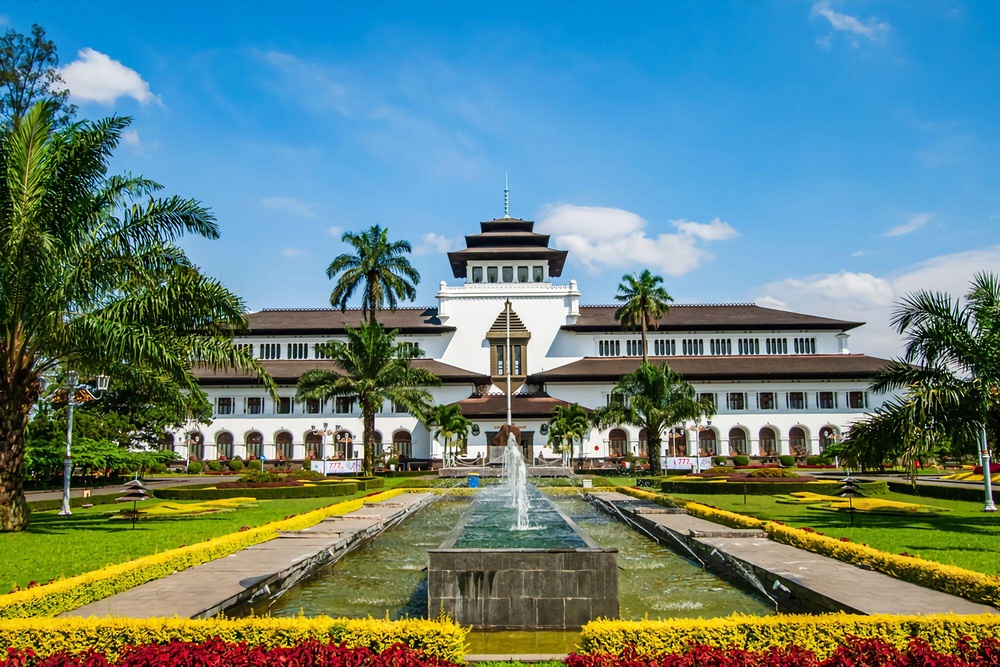
#> input picture gedungsate.jpg, 1000 x 667 px, shrunk from 2000 x 1334 before the run
$ python 'Image Filtering.py'   (older library calls are emulated)
#> lines starting #> are read from the running program, lines starting #| are printed output that depends on the picture
# memanggil modul yang diperlukan
import cv2
import numpy as np
from matplotlib import pyplot as plt

#bgr
img = cv2.imread('gedungsate.jpg')#untuk membaca dan memuat citra dengan nama file 'gedungsate.jpg' menggunakan library OpenCV (cv2).
#> img is the input picture: shape (667, 1000, 3); mean B, G, R 125.3, 129.6, 99.3

#rgb
cat = cv2.cvtColor(img, cv2.COLOR_BGR2RGB)#mengubah mode warna citra dari BGR (Blue-Green-Red) ke RGB (Red-Green-Blue) menggunakan fungsi cv2.cvtColor() dari library OpenCV (cv2).


# tampilkan gambar awal tanpa filter
cv2.imshow('foto asli', img)#menampilkan citra dengan menggunakan jendela tampilan (window) dengan judul 'foto asli' menggunakan fungsi cv2.imshow() dari library OpenCV (cv2).
cv2.waitKey(0)# untuk menunggu tombol keyboard ditekan untuk menutup jendela tampilan.
cv2.destroyAllWindows()#perintah untuk menutup semua jendela tampilan yang dibuat menggunakan fungsi cv2.imshow() dari library OpenCV (cv2).

# membuat filter: matriks berukuran 5 x 5
kernel = np.ones((5,5),np.float32)/25#untuk membuat matriks berukuran 5x5 dengan semua elemen bernilai 1.
print(kernel)#menampilkan matriks kernel tersebut.

# lakukan filtering
Anjing_filter = cv2.filter2D(img,-1,kernel)#untuk menerapkan operasi pemulusan citra pada citra yang disimpan dalam variabel 'img' menggunakan kernel yang telah didefinisikan sebelumnya dengan variabel 'kernel'.
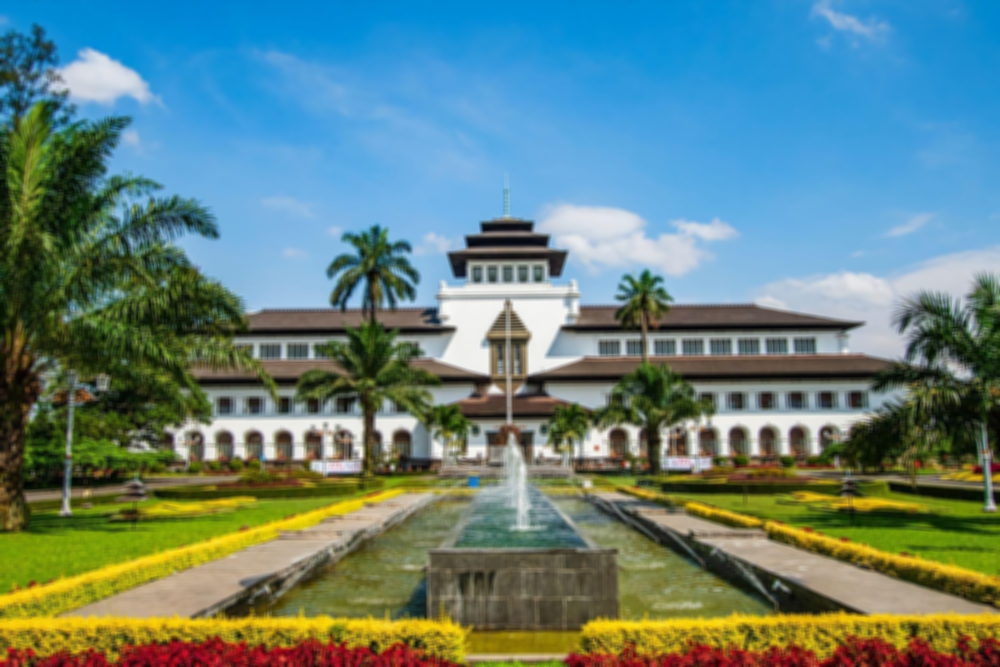
#> Anjing_filter: shape (667, 1000, 3); mean B, G, R 125.3, 129.6, 99.3

cv2.imshow('Kucing Filter', Anjing_filter)#menampilkan citra dengan menggunakan jendela tampilan (window) dengan judul 'foto asli' menggunakan fungsi cv2.imshow() dari library OpenCV (cv2).
cv2.waitKey(0)# untuk menunggu tombol keyboard ditekan untuk menutup jendela tampilan.
cv2.destroyAllWindows()#perintah untuk menutup semua jendela tampilan yang dibuat menggunakan fungsi cv2.imshow() dari library OpenCV (cv2).
# salt and pepper

# perbesar ukuran hasil plotting jika diperlukan
plt.rcParams["figure.figsize"] = (15,15)#untuk mengatur ukuran default dari gambar yang akan ditampilkan menggunakan library Matplotlib (plt).

# plot pertama, gambar asli
plt.subplot(121),plt.imshow(cat),plt.title('Original')#untuk mengatur subplot, menampilkan citra 'cat', dan memberikan judul "Original" pada subplot tersebut menggunakan library Matplotlib (plt).
plt.xticks([]), plt.yticks([])# untuk menghilangkan tanda sumbu (ticks) pada sumbu x (horizontal) dan sumbu y (vertikal) pada gambar yang ditampilkan menggunakan library Matplotlib (plt).

# kedua, hasil filter
plt.subplot(122),plt.imshow(Anjing_filter)#untuk mengatur subplot, menampilkan citra 'cat', dan memberikan judul "Original" pada subplot tersebut menggunakan library Matplotlib (plt).
plt.title('Averaging')#untuk memberikan judul "Averaging" pada subplot yang aktif menggunakan library Matplotlib (plt).
plt.xticks([]), plt.yticks([])# untuk menghilangkan tanda sumbu (ticks) pada sumbu x (horizontal) dan sumbu y (vertikal) pada gambar yang ditampilkan menggunakan library Matplotlib (plt).

# Plot!
plt.show()#untuk menampilkan gambar atau plot yang telah dibuat menggunakan library Matplotlib (plt).
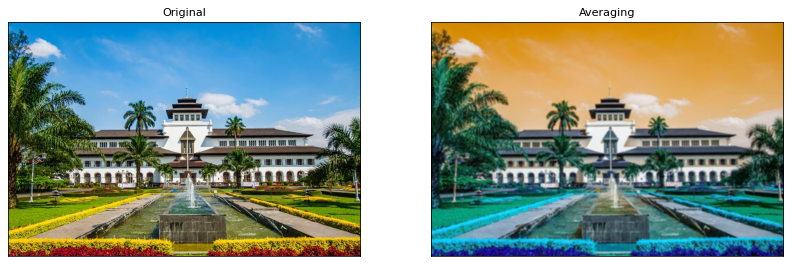
#> figure drawn by matplotlib, 2 panels; B, G, R data is drawn as R, G, B

Anjing_blur = cv2.blur(img,(5,5))

cv2.imshow('Anjing Blur', Anjing_blur)
cv2.waitKey(0)# untuk menunggu tombol keyboard ditekan untuk menutup jendela tampilan.
cv2.destroyAllWindows()#perintah untuk menutup semua jendela tampilan yang dibuat menggunakan fungsi cv2.imshow() dari library OpenCV (cv2).

# ini adalah cara lain untuk membuat sebuah kernel,
# yaitu dengan menggunakan np.matrix
# kali ini, ukuran matriksnya 3 x 3
kernel = np.matrix([#untuk mendefinisikan kernel dalam bentuk matriks menggunakan library NumPy (np).
          [1, 1, 1],
          [1, 2, 1],
          [1, 1, 1]
          ])/25
print(kernel)#mencetak isi dari variabel 'kernel' ke dalam output.

# buat lagi filteringnya
Anjing_filter = cv2.filter2D(img,-1,kernel)# untuk menerapkan operasi konvolusi pada citra yang disimpan dalam variabel 'img' menggunakan kernel yang telah didefinisikan sebelumnya dengan variabel 'kernel'.
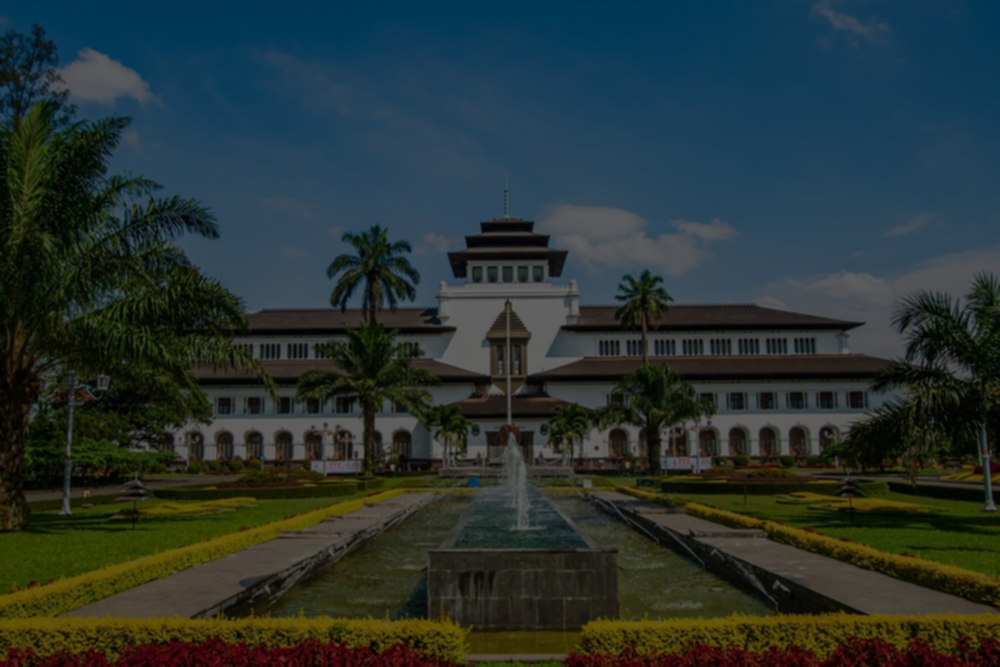
#> Anjing_filter: shape (667, 1000, 3); mean B, G, R 50.1, 51.8, 39.7

# tampilkan
cv2.imshow('Anjing Filter', Anjing_filter)#menampilkan citra dengan menggunakan jendela tampilan (window) dengan judul 'foto asli' menggunakan fungsi cv2.imshow() dari library OpenCV (cv2).
cv2.waitKey(0)# untuk menunggu tombol keyboard ditekan untuk menutup jendela tampilan.
cv2.destroyAllWindows()#perintah untuk menutup semua jendela tampilan yang dibuat menggunakan fungsi cv2.imshow() dari library OpenCV (cv2).

#High-Pass Filtering
# Highpass Filter

# sebenarnya kita tidak perlu melakukan filtering lagi. Cukup sekali saja
# di bagian awal, selama notebook ini tetap terhubung
import cv2#memanggil modul/library cv2
import numpy as np#memanggil modul library numpy
from matplotlib import pyplot as plt#memanggil modul/library matplotlib


# memanggil citra sebagai grayscale (argument 0)
img = cv2.imread('ml.jpg',0)#membaca dan memuat citra dengan nama file 'ml.jpg' dalam mode grayscale (grayscale image) menggunakan library OpenCV (cv2).

# menerapkan algoritma high-pass filtering:
# laplacian
#> (the run stopped early here; a loop or call above may not have finished)

$ run again, with boneka2.tif saved as gedungsate.jpg
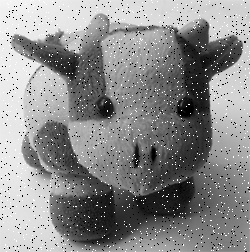
#> input picture boneka2.tif, 250 x 252 px
#> img is the input picture: shape (252, 250, 3); min 0, max 255, mean 139.1
#> `plt.show()#untuk menampilkan gambar atau plot yang telah dibuat menggu..`:
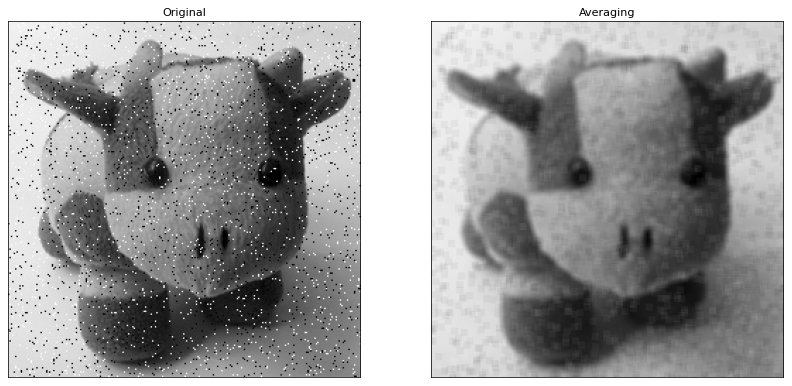
#> figure drawn by matplotlib, 2 panels
#> `Anjing_filter = cv2.filter2D(img,-1,kernel)# untuk menerapkan operasi ..`:
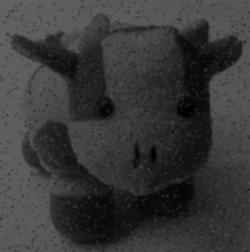
#> Anjing_filter: shape (252, 250, 3); min 0, max 99, mean 55.6
